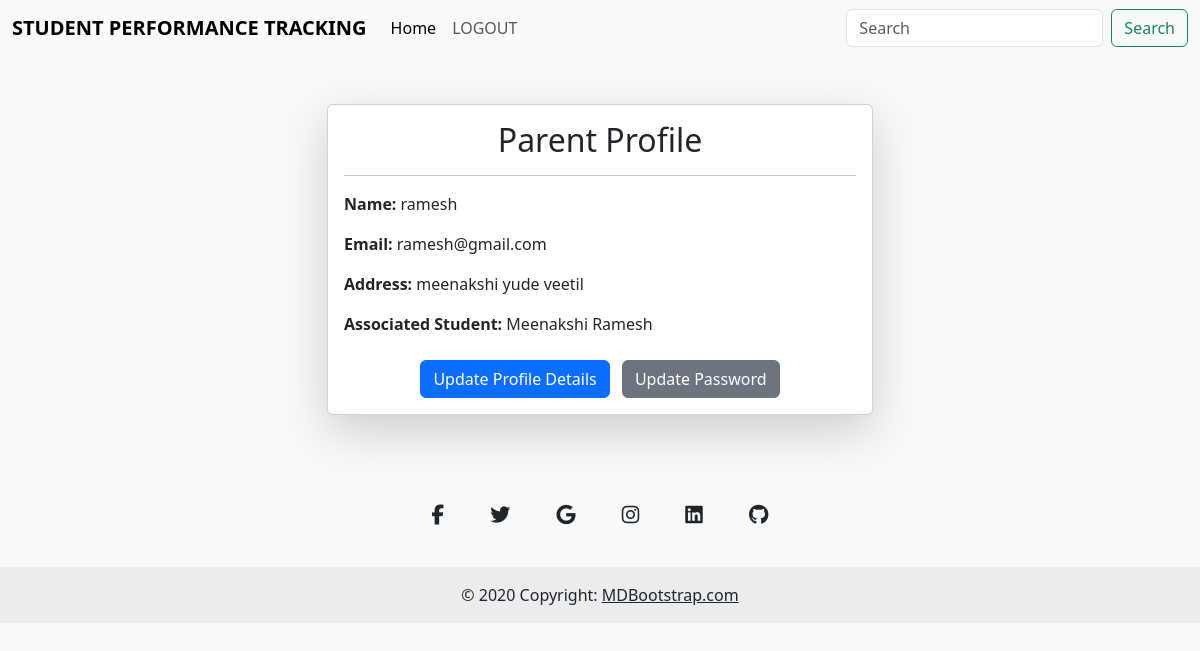
The app's page /Parent/view_parent_profile/ (signed in) with its own data.
### faculty/models.py (models this page shows)
class Parent(models.Model):
    student = models.ForeignKey(Student, on_delete=models.CASCADE)
    parent_name = models.CharField(max_length=100)
    parent_email = models.EmailField(unique=True)
    password = models.CharField(max_length=100)
    address = models.TextField()

class Student(models.Model):
    name =models.CharField(max_length=100)
    age = models.IntegerField()
    dob = models.DateField()
    address = models.TextField()
    email = models.EmailField(unique=True)
    image = models.ImageField(upload_to='student_images/')
    parent_name = models.CharField(max_length=100)
    password = models.CharField(max_length=100)

### Parent/views.py (the view)
# urls.py: path('view_parent_profile/', views.view_parent_profile, name='view_parent_profile'),
def view_parent_profile(request):
    parent_id = request.session.get('pid')
    if parent_id:
        parent = Parent.objects.get(id=parent_id)
        return render(request, 'Parent/view_parent_profile.html', {'parent': parent})
    else:
        return redirect('Student:Login')

### Parent/templates/Parent/view_parent_profile.html (shortened to what this page needs)
<!DOCTYPE html>
<html lang="en">
<head>
    <link href="https://cdn.jsdelivr.net/npm/bootstrap@5.3.0/dist/css/bootstrap.min.css" rel="stylesheet">
    <link href="https://cdn.jsdelivr.net/npm/bootstrap@5.3.3/dist/css/bootstrap.min.css" rel="stylesheet"
>
</head>
<body class="bg-light">
       <nav class="navbar navbar-expand-lg navbar-light bg-light">
        <div class="container-fluid">
            <a class="navbar-brand" href="{% url 'Parent:Parent_home'%}"><b>STUDENT PERFORMANCE TRACKING</b> </a>
            <div class="collapse navbar-collapse" id="navbarScroll">
                <ul class="navbar-nav me-auto my-2 my-lg-0 navbar-nav-scroll" style="--bs-scroll-height: 100px;">
                    <li class="nav-item">
                        <a class="nav-link active" aria-current="page" href="{% url 'Parent:Parent_home'%}">Home</a>
                    </li>
                    <li class="nav-item">
                        <a class="nav-link" href="{% url 'Administrator:index' %}">LOGOUT</a>
                    </li>
                        </ul>
                <form class="d-flex">
                    <input class="form-control me-2" type="search" placeholder="Search" aria-label="Search">
                    <button class="btn btn-outline-success" type="submit">Search</button>
                </form>
            </div>
        </div>
    </nav>
    <div class="container py-5">
        <div class="row justify-content-center">
            <div class="col-md-6">
                <div class="card shadow-lg">
                    <div class="card-body">
                        <h2 class="card-title text-center">Parent Profile</h2>
                        <hr>
                        <p class="card-text"><strong>Name:</strong> {{ parent.parent_name }}</p>
                        <p class="card-text"><strong>Email:</strong> {{ parent.parent_email }}</p>
                        <p class="card-text"><strong>Address:</strong> {{ parent.address }}</p>
                        <p class="card-text"><strong>Associated Student:</strong> {{ parent.student.name }}</p>
                        <div class="text-center mt-4">
                            <a href="{% url 'Parent:update_profile' %}" class="btn btn-primary me-2">Update Profile Details</a>
                            <a href="{% url 'Parent:update_password' %}" class="btn btn-secondary">Update Password</a>
                        </div>
                    </div>
                </div>
            </div>
        </div>
    </div>
 <footer class="text-center bg-body-tertiary">
    <div class="container pt-4">
      <section class="mb-4">
        <a
          data-mdb-ripple-init
          class="btn btn-link btn-floating btn-lg text-body m-1"
          href="#!"
          role="button"
          data-mdb-ripple-color="dark"
          ><i class="fab fa-facebook-f"></i
        ></a>
        <a
          data-mdb-ripple-init
          class="btn btn-link btn-floating btn-lg text-body m-1"
          href="#!"
          role="button"
          data-mdb-ripple-color="dark"
          ><i class="fab fa-twitter"></i
        ></a>
        <a
          data-mdb-ripple-init
          class="btn btn-link btn-floating btn-lg text-body m-1"
          href="#!"
          role="button"
          data-mdb-ripple-color="dark"
          ><i class="fab fa-google"></i
        ></a>
        <a
          data-mdb-ripple-init
          class="btn btn-link btn-floating btn-lg text-body m-1"
          href="#!"
          role="button"
          data-mdb-ripple-color="dark"
          ><i class="fab fa-instagram"></i
        ></a>
        <a
          data-mdb-ripple-init
          class="btn btn-link btn-floating btn-lg text-body m-1"
          href="#!"
          role="button"
          data-mdb-ripple-color="dark"
          ><i class="fab fa-linkedin"></i
        ></a>
        <a
          data-mdb-ripple-init
          class="btn btn-link btn-floating btn-lg text-body m-1"
          href="#!"
          role="button"
          data-mdb-ripple-color="dark"
          ><i class="fab fa-github"></i
        ></a>
      </section>
    </div>
    <div class="text-center p-3" style="background-color: rgba(0, 0, 0, 0.05);">
      © 2020 Copyright:
      <a class="text-body" href="https://mdbootstrap.com/">MDBootstrap.com</a>
    </div>
  </footer>
</body>
</html>

### records on screen
Parent: parent_name "ramesh", parent_email "ramesh@gmail.com", address "meenakshi yude veetil", student.name "Meenakshi Ramesh"
